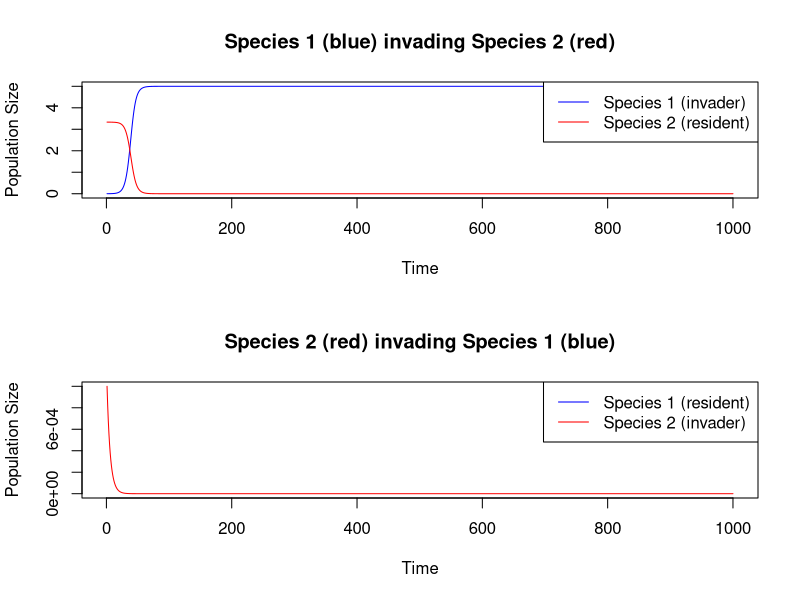
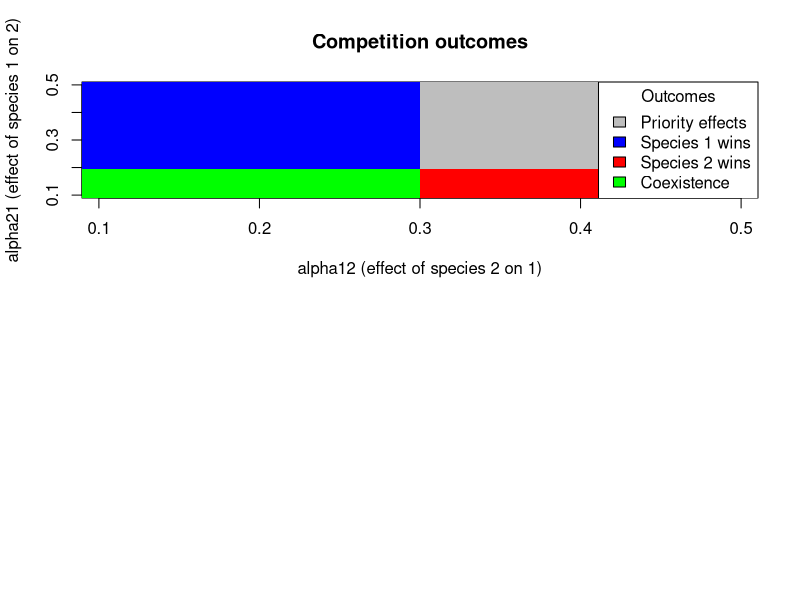

These charts were generated, in order, by the following R code:
# Function to calculate low-density growth rate when rare for two competing species
# using a discrete Lotka-Volterra competition model with intraspecific competition

calculate_growth_rate_when_rare <- function(ra, rb, alpha11, alpha22, alpha12, alpha21) {
  # Parameters:
  # ra, rb: intrinsic growth rates of species 1 and 2
  # alpha11: intraspecific competition coefficient for species 1
  # alpha22: intraspecific competition coefficient for species 2
  # alpha12: competitive effect of species 2 on species 1 (interspecific)
  # alpha21: competitive effect of species 1 on species 2 (interspecific)
  
  # Calculate equilibrium density of species 1 in absence of species 2
  N1_eq <- 1/alpha11
  
  # Calculate equilibrium density of species 2 in absence of species 1
  N2_eq <- 1/alpha22
  
  # Calculate invasion fitness (growth rate when rare) for species 1
  # when species 2 is at equilibrium
  lambda1 <- 1 + ra * (1 - alpha12 * N2_eq)
  
  # Calculate invasion fitness (growth rate when rare) for species 2
  # when species 1 is at equilibrium
  lambda2 <- 1 + rb * (1 - alpha21 * N1_eq)
  
  # Return the results
  return(list(
    lambda1 = lambda1,
    lambda2 = lambda2,
    ra = ra,
    rb = rb,
    alpha11 = alpha11,
    alpha22 = alpha22,
    alpha12 = alpha12,
    alpha21 = alpha21,
    N1_eq = N1_eq,
    N2_eq = N2_eq
  ))
}

# Function to run simulations to verify growth rates
simulate_invasion <- function(ra, rb, alpha11, alpha22, alpha12, alpha21, 
                              initial_rare = 0.001, timesteps = 1000) {
  # Parameters for simulation
  # initial_rare: initial population size of the invader
  # timesteps: number of time steps to simulate
  
  # Calculate equilibrium densities
  N1_eq <- 1/alpha11
  N2_eq <- 1/alpha22
  
  # Run two simulations: 
  # 1. Species 1 invading Species 2 at equilibrium
  # 2. Species 2 invading Species 1 at equilibrium
  
  # Simulation 1: Species 1 invading
  N1 <- numeric(timesteps)
  N2 <- numeric(timesteps)
  N1[1] <- initial_rare
  N2[1] <- N2_eq
  
  for (t in 1:(timesteps-1)) {
    N1[t+1] <- N1[t] * (1 + ra * (1 - alpha11 * N1[t] - alpha12 * N2[t]))
    N2[t+1] <- N2[t] * (1 + rb * (1 - alpha22 * N2[t] - alpha21 * N1[t]))
  }
  
  # Calculate empirical growth rate for species 1 when rare
  emp_lambda1 <- N1[2] / N1[1]
  
  # Simulation 2: Species 2 invading
  M1 <- numeric(timesteps)
  M2 <- numeric(timesteps)
  M1[1] <- N1_eq
  M2[1] <- initial_rare
  
  for (t in 1:(timesteps-1)) {
    M1[t+1] <- M1[t] * (1 + ra * (1 - alpha11 * M1[t] - alpha12 * M2[t]))
    M2[t+1] <- M2[t] * (1 + rb * (1 - alpha22 * M2[t] - alpha21 * M1[t]))
  }
  
  # Calculate empirical growth rate for species 2 when rare
  emp_lambda2 <- M2[2] / M2[1]
  
  # Return the results
  return(list(
    emp_lambda1 = emp_lambda1,
    emp_lambda2 = emp_lambda2,
    N1_trajectory = N1,
    N2_trajectory = N2,
    M1_trajectory = M1,
    M2_trajectory = M2
  ))
}

# Function to analyze coexistence criteria based on invasion growth rates
analyze_coexistence <- function(lambda1, lambda2) {
  if (lambda1 > 1 && lambda2 > 1) {
    return("Stable coexistence: Both species can invade when rare")
  } else if (lambda1 > 1 && lambda2 < 1) {
    return("Competitive exclusion: Species 1 excludes Species 2")
  } else if (lambda1 < 1 && lambda2 > 1) {
    return("Competitive exclusion: Species 2 excludes Species 1")
  } else {
    return("Priority effects: Outcome depends on initial conditions")
  }
}

# Function to visualize dynamics over time for both invasion scenarios
visualize_dynamics <- function(sim_results) {
  par(mfrow = c(2, 1))
  
  # Species 1 invading
  plot(1:length(sim_results$N1_trajectory), 
       sim_results$N1_trajectory, 
       type = "l", col = "blue", 
       xlab = "Time", ylab = "Population Size", 
       main = "Species 1 (blue) invading Species 2 (red)")
  lines(1:length(sim_results$N2_trajectory), 
        sim_results$N2_trajectory, 
        col = "red")
  legend("topright", legend = c("Species 1 (invader)", "Species 2 (resident)"), 
         col = c("blue", "red"), lty = 1)
  
  # Species 2 invading
  plot(1:length(sim_results$M2_trajectory), 
       sim_results$M2_trajectory, 
       type = "l", col = "red", 
       xlab = "Time", ylab = "Population Size", 
       main = "Species 2 (red) invading Species 1 (blue)")
  lines(1:length(sim_results$M1_trajectory), 
        sim_results$M1_trajectory, 
        col = "blue")
  legend("topright", legend = c("Species 1 (resident)", "Species 2 (invader)"), 
         col = c("blue", "red"), lty = 1)
}

# Example usage with intraspecific competition
# Define parameters
ra <- 0.5        # Intrinsic growth rate of species 1
rb <- 0.7        # Intrinsic growth rate of species 2
alpha11 <- 0.2   # Intraspecific competition for species 1
alpha22 <- 0.3   # Intraspecific competition for species 2
alpha12 <- 0.15  # Competitive effect of species 2 on species 1
alpha21 <- 0.25  # Competitive effect of species 1 on species 2

# Calculate analytical growth rates when rare
analytical_results <- calculate_growth_rate_when_rare(ra, rb, alpha11, alpha22, alpha12, alpha21)
print("Analytical results:")
print(paste("Equilibrium density of species 1 alone:", analytical_results$N1_eq))
print(paste("Equilibrium density of species 2 alone:", analytical_results$N2_eq))
print(paste("Growth rate of species 1 when rare (lambda1):", analytical_results$lambda1))
print(paste("Growth rate of species 2 when rare (lambda2):", analytical_results$lambda2))

# Verify with simulations
simulation_results <- simulate_invasion(ra, rb, alpha11, alpha22, alpha12, alpha21)
print("Simulation results:")
print(paste("Empirical growth rate of species 1 when rare:", simulation_results$emp_lambda1))
print(paste("Empirical growth rate of species 2 when rare:", simulation_results$emp_lambda2))

# Visualize the dynamics
visualize_dynamics(simulation_results)

# Analyze coexistence for our example
coexistence_outcome <- analyze_coexistence(analytical_results$lambda1, analytical_results$lambda2)
print(paste("Coexistence analysis:", coexistence_outcome))

# Additional function to study impact of varying competition strengths on coexistence
study_parameter_space <- function(ra, rb, alpha11, alpha22, alpha12_range, alpha21_range) {
  n <- length(alpha12_range)
  m <- length(alpha21_range)
  
  results <- matrix(NA, nrow = n, ncol = m)
  lambda1_matrix <- matrix(NA, nrow = n, ncol = m)
  lambda2_matrix <- matrix(NA, nrow = n, ncol = m)
  
  # Define outcome codes
  outcomes <- c("Priority effects" = 0, 
                "Species 1 wins" = 1, 
                "Species 2 wins" = 2, 
                "Coexistence" = 3)
  
  # Calculate outcomes for all parameter combinations
  for (i in 1:n) {
    for (j in 1:m) {
      alpha12 <- alpha12_range[i]
      alpha21 <- alpha21_range[j]
      
      res <- calculate_growth_rate_when_rare(ra, rb, alpha11, alpha22, alpha12, alpha21)
      lambda1 <- res$lambda1
      lambda2 <- res$lambda2
      
      lambda1_matrix[i,j] <- lambda1
      lambda2_matrix[i,j] <- lambda2
      
      # Determine outcome based on invasion criteria
      if (lambda1 > 1 && lambda2 > 1) {
        results[i,j] <- outcomes["Coexistence"]
      } else if (lambda1 > 1 && lambda2 < 1) {
        results[i,j] <- outcomes["Species 1 wins"]
      } else if (lambda1 < 1 && lambda2 > 1) {
        results[i,j] <- outcomes["Species 2 wins"]
      } else {
        results[i,j] <- outcomes["Priority effects"]
      }
    }
  }
  
  return(list(
    results = results,
    lambda1_matrix = lambda1_matrix,
    lambda2_matrix = lambda2_matrix,
    alpha12_range = alpha12_range,
    alpha21_range = alpha21_range,
    outcomes = outcomes
  ))
}

# Example parameter space exploration
alpha12_range <- seq(0.1, 0.5, length.out = 20)
alpha21_range <- seq(0.1, 0.5, length.out = 20)

param_space <- study_parameter_space(ra, rb, alpha11, alpha22, alpha12_range, alpha21_range)

# Visualize parameter space
image(param_space$alpha12_range, 
      param_space$alpha21_range, 
      param_space$results, 
      col = c("gray", "blue", "red", "green"),
      xlab = "alpha12 (effect of species 2 on 1)",
      ylab = "alpha21 (effect of species 1 on 2)",
      main = "Competition outcomes")

# Add a legend
outcome_names <- names(param_space$outcomes)
outcome_colors <- c("gray", "blue", "red", "green")
legend("topright", 
       legend = outcome_names, 
       fill = outcome_colors, 
       title = "Outcomes")